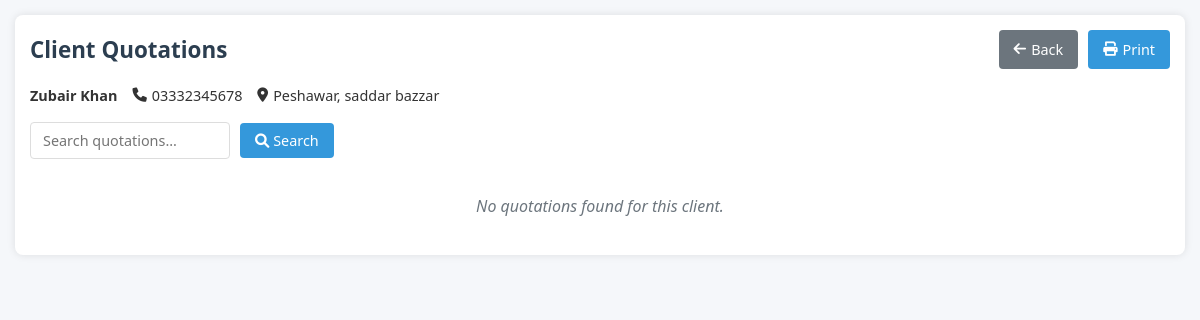
/client_quotation.php?client_id=62&company_id=1, run on the app's committed database.
### tables this page shows
CREATE TABLE `clients` (
  `id` int(11) NOT NULL,
  `company_id` int(11) NOT NULL,
  `name` varchar(255) NOT NULL,
  `phone` varchar(50) DEFAULT NULL,
  `address` text DEFAULT NULL,
  `created_at` timestamp NOT NULL DEFAULT current_timestamp(),
  `updated_at` timestamp NOT NULL DEFAULT current_timestamp() ON UPDATE current_timestamp()
);

### client_quotation.php (the view, shortened to what this page needs)
<?php
require_once(__DIR__ . '/db.php');
$company_id = (int)$_GET['company_id'];
$client_id = (int)$_GET['client_id'];
$search_term = isset($_GET['search']) ? trim($_GET['search']) : '';
$stmt = $conn->prepare("SELECT name, phone, address FROM clients WHERE id = ? AND company_id = ?");
$stmt->bind_param("ii", $client_id, $company_id);
$stmt->execute();
$result = $stmt->get_result();
$client_info = $result->fetch_assoc();
$quotations = [];
?>
<!DOCTYPE html>
<html lang="en">
<head>
    <link rel="stylesheet" href="https://cdnjs.cloudflare.com/ajax/libs/font-awesome/6.0.0/css/all.min.css">
</head>
<body>
<div class="container">
    <div class="header">
        <h1>Client Quotations</h1>
        <div style="display: flex; gap: 10px;">
            <a href="index.php?page=report_quotation" class="btn btn-secondary no-print">
                <i class="fas fa-arrow-left"></i> Back
            </a>
            <button onclick="window.print()" class="btn no-print">
                <i class="fas fa-print"></i> Print
            </button>
        </div>
    </div>
    <div class="info-section">
        <?php if (!empty($client_info)): ?>
            <div class="client-info">
                <div class="client-detail">
                    <strong><?= htmlspecialchars($client_info['name']) ?></strong>
                </div>
                <div class="client-detail">
                    <i class="fas fa-phone"></i> <?= htmlspecialchars($client_info['phone']) ?>
                </div>
                <div class="client-detail">
                    <i class="fas fa-map-marker-alt"></i> <?= htmlspecialchars($client_info['address']) ?>
                </div>
            </div>
        <?php endif; ?>
    </div>
    <div class="search-container no-print">
        <form method="get" style="display: flex; gap: 10px; align-items: center; width: 100%;">
            <input type="text" name="search" placeholder="Search quotations..." value="<?= htmlspecialchars($search_term) ?>" style="flex-grow: 1;">
            <button type="submit"><i class="fas fa-search"></i> Search</button>
        </form>
    </div>
    <?php if (empty($quotations)): ?>
        <div class="no-data">
            <p>No quotations found <?= !empty($search_term) ? 'matching your search' : 'for this client' ?>.</p>
        </div>
    <?php endif; ?>
</div>
</body>
</html>

### client_quotation.php (style rules this page uses)
* { box-sizing: border-box; margin: 0; padding: 0; font-family: 'Segoe UI', Tahoma, Geneva, Verdana, sans-serif; }
body { background-color: #f5f7fa; color: #333; line-height: 1.6; padding: 15px; }
.container { max-width: 1200px; margin: 0 auto; padding: 15px; background-color: #fff; border-radius: 8px; box-shadow: 0 0 8px rgba(0, 0, 0, 0.1); }
.header { display: flex; justify-content: space-between; align-items: center; margin-bottom: 15px; flex-wrap: wrap; gap: 10px; }
h1 { color: #2c3e50; font-size: 1.4rem; margin: 0; }
.info-section { display: flex; flex-wrap: wrap; gap: 20px; margin-bottom: 15px; align-items: center; }
.client-info { display: flex; flex-wrap: wrap; gap: 15px; align-items: center; }
.client-detail { display: flex; align-items: center; gap: 5px; font-size: 0.9rem; }
.search-container { display: flex; gap: 10px; margin-bottom: 15px; }
.search-container input { padding: 8px 12px; border: 1px solid #ddd; border-radius: 4px; flex-grow: 1; max-width: 200px; font-size: 0.9rem; }
.search-container button { padding: 8px 15px; background-color: #3498db; color: white; border: none; border-radius: 4px; cursor: pointer; font-size: 0.9rem; }
.btn { display: inline-flex; align-items: center; background-color: #3498db; color: white; padding: 8px 15px; border-radius: 4px; text-decoration: none; font-weight: 500; transition: background-color 0.3s; border: none; cursor: pointer; font-size: 0.9rem; gap: 5px; }
.btn-secondary { background-color: #6c757d; }
.no-data { text-align: center; padding: 20px; color: #6c757d; font-style: italic; }

### data on the page
clients: name "Zubair Khan", phone "03332345678", address "Peshawar, saddar bazzar"
